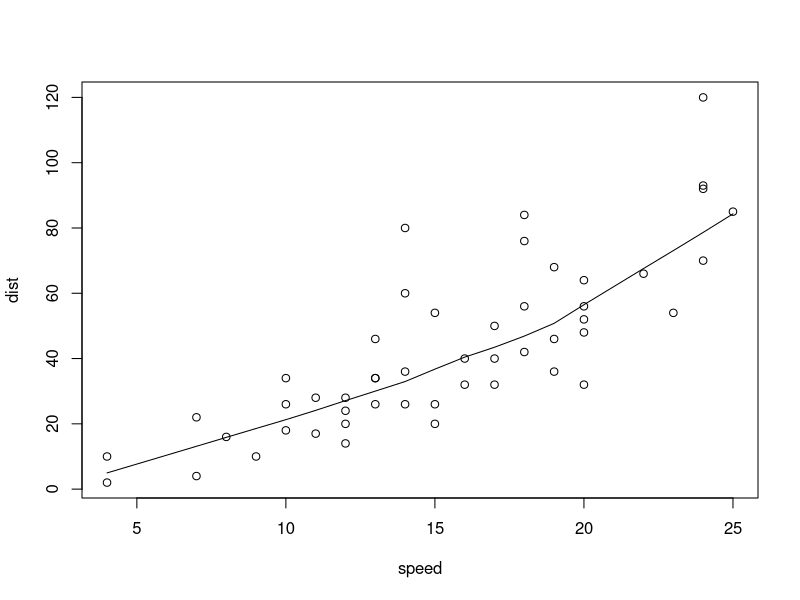
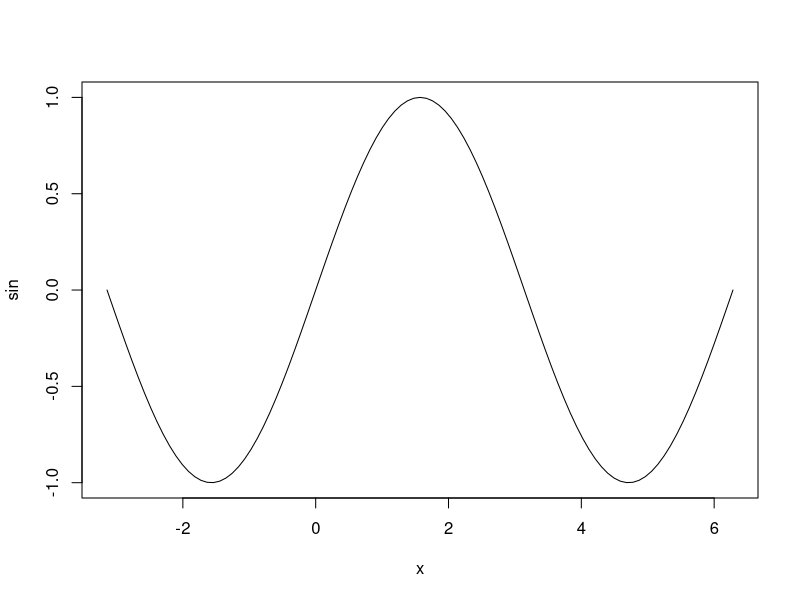
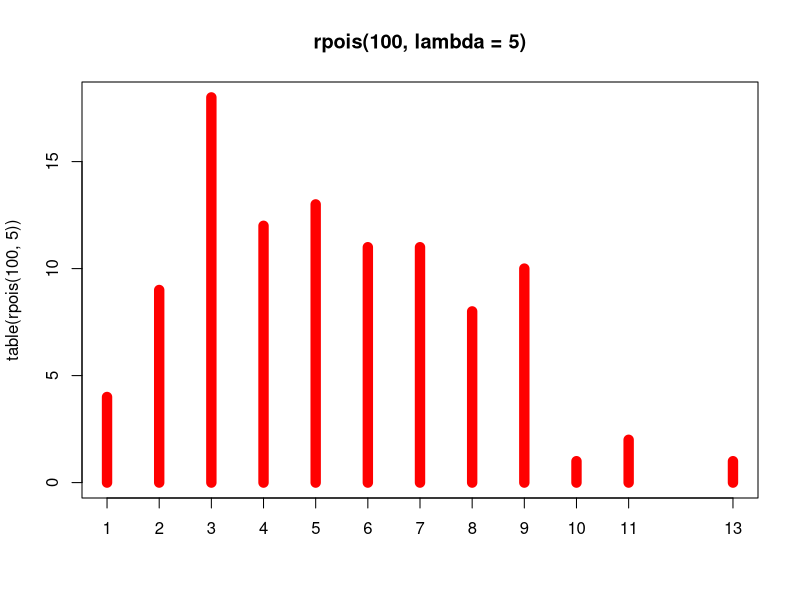
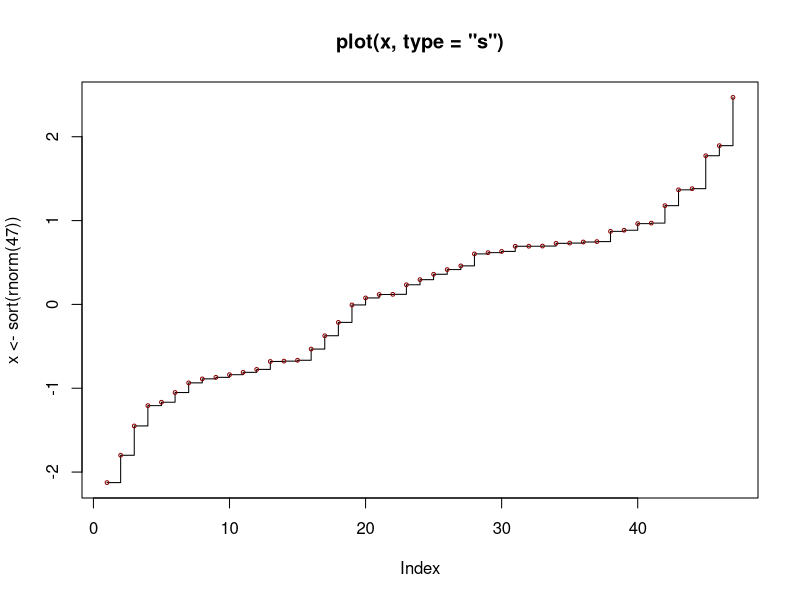

Generate these figures, in order, with R:
require(stats) 
plot(cars)
lines(lowess(cars))
plot(sin, -pi, 2*pi) # see ?plot.function
## Discrete Distribution

plot(table(rpois(100, 5)), type = "h", col = "red", lwd = 10,     main = "rpois(100, lambda = 5)")


## Simple quantiles/ECDF, see ecdf() {library(stats)} for a better one:
plot(x <- sort(rnorm(47)), type = "s", main = "plot(x, type = \"s\")")
points(x, cex = .5, col = "dark red")
